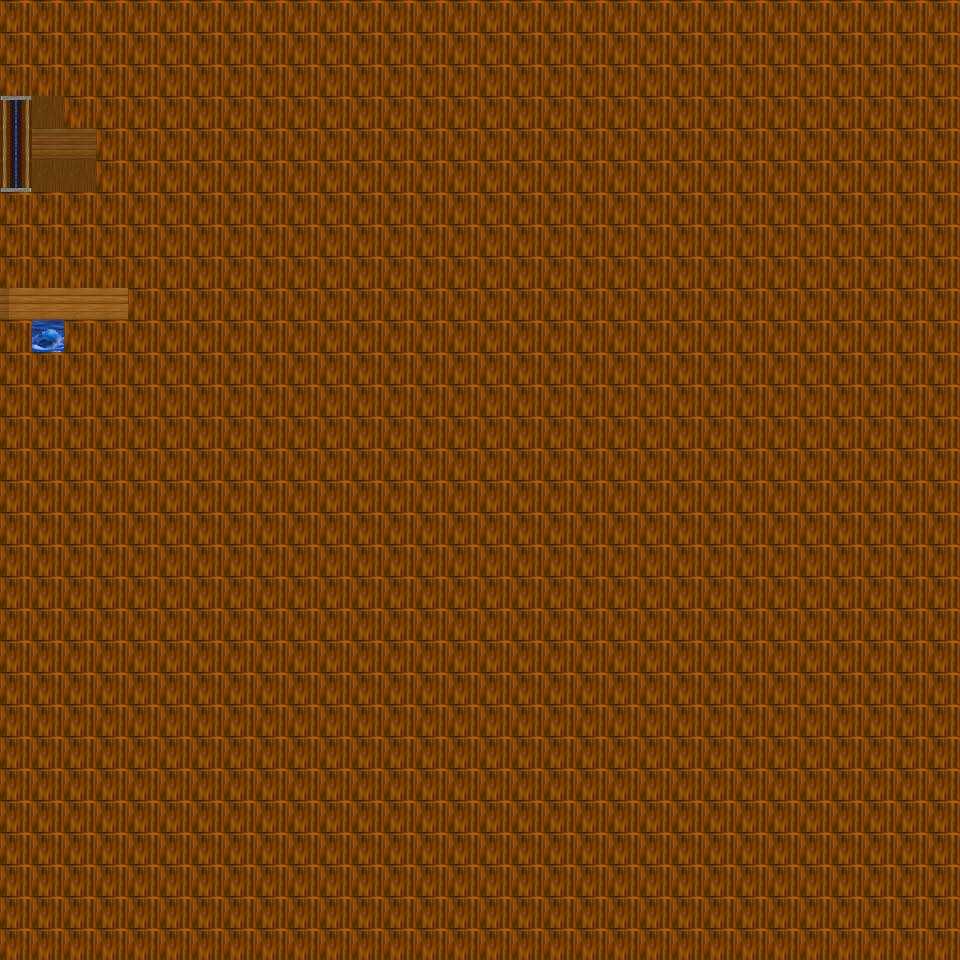

Below is a game level as drawn by its tile map, then a one-line description and the .tmx that defines it (tile-layer data replaced by summaries):
An orthogonal 30x30 tile map with 32x32 px tiles, 6 tile layers (Ground, Object, Object2, Above, ...), 23 tilesets and 2 objects (2x mapExit).

<map version="1.0" orientation="orthogonal" renderorder="right-down" width="30" height="30" tilewidth="32" tileheight="32" nextobjectid="3">
  <tileset firstgid="1" name="tileset_furniture_table_rectangular_with_meals" tilewidth="32" tileheight="32" tilecount="9" columns="3">
    <image source="../drawable/tileset_furniture_table_rectangular_with_meals.png" width="96" height="96" />
  </tileset>
  <tileset firstgid="10" name="tileset_building_fence_fence_wooden" tilewidth="32" tileheight="32" tilecount="12" columns="3">
    <image source="../drawable/tileset_building_fence_fence_wooden.png" width="96" height="128" />
  </tileset>
  <tileset firstgid="22" name="tileset_ground_indoor_brown_hole" tilewidth="32" tileheight="32" tilecount="56" columns="7">
    <image source="../drawable/tileset_ground_indoor_brown_hole.png" width="224" height="256" />
  </tileset>
  <tileset firstgid="78" name="tileset_ground_square_patch" tilewidth="32" tileheight="32" tilecount="9" columns="3">
    <image source="../drawable/tileset_ground_square_patch.png" width="96" height="96" />
  </tileset>
  <tileset firstgid="87" name="tileset_building_wall_bricked_edges" tilewidth="32" tileheight="32" tilecount="25" columns="5">
    <image source="../drawable/tileset_building_wall_bricked_edges.png" width="160" height="160" />
  </tileset>
  <tileset firstgid="112" name="tileset_plant_stump_small_stump" tilewidth="32" tileheight="32" tilecount="4" columns="2">
    <image source="../drawable/tileset_plant_stump_small_stump.png" width="64" height="64" />
  </tileset>
  <tileset firstgid="116" name="tileset_item_pot_barrel" tilewidth="32" tileheight="32" tilecount="2" columns="1">
    <image source="../drawable/tileset_item_pot_barrel.png" width="32" height="64" />
  </tileset>
  <tileset firstgid="118" name="tileset_item_statue_green_stone_2" tilewidth="32" tileheight="32" tilecount="6" columns="2">
    <image source="../drawable/tileset_item_statue_green_stone_2.png" width="64" height="96" />
  </tileset>
  <tileset firstgid="124" name="tileset_item_brush" tilewidth="32" tileheight="32" tilecount="3" columns="1">
    <image source="../drawable/tileset_item_brush.png" width="32" height="96" />
  </tileset>
  <tileset firstgid="127" name="tileset_logic_creature_rodent" tilewidth="32" tileheight="32" tilecount="8" columns="8">
    <image source="../drawable/tileset_logic_creature_rodent.png" width="256" height="32" />
  </tileset>
  <tileset firstgid="135" name="tileset_logic_portal" tilewidth="32" tileheight="32" tilecount="24" columns="8">
    <image source="../drawable/tileset_logic_portal.png" width="256" height="96" />
  </tileset>
  <tileset firstgid="159" name="tileset_logic_collision" tilewidth="32" tileheight="32" tilecount="1" columns="1">
    <image source="../drawable/tileset_logic_collision.png" width="32" height="32" />
  </tileset>
  <tileset firstgid="160" name="tileset_object_boat" tilewidth="32" tileheight="32" tilecount="42" columns="6">
    <image source="../drawable/tileset_object_boat.png" width="192" height="224" />
  </tileset>
  <tileset firstgid="202" name="tileset_object_ship" tilewidth="32" tileheight="32" tilecount="368" columns="16">
    <image source="../drawable/tileset_object_ship.png" width="512" height="736" />
  </tileset>
  <tileset firstgid="570" name="tileset_ground_ground" tilewidth="32" tileheight="32" tilecount="33" columns="3">
    <image source="../drawable/tileset_ground_ground.png" width="96" height="352" />
  </tileset>
  <tileset firstgid="603" name="tileset_ground_water_pool_deep" tilewidth="32" tileheight="32" tilecount="72" columns="3">
    <image source="../drawable/tileset_ground_water_pool_deep.png" width="96" height="768" />
  </tileset>
  <tileset firstgid="675" name="tileset_furniture_light_lights_candle" tilewidth="32" tileheight="32" tilecount="42" columns="6">
    <image source="../drawable/tileset_furniture_light_lights_candle.png" width="192" height="224" />
  </tileset>
  <tileset firstgid="717" name="tileset_light_dim_light_7x5" tilewidth="32" tileheight="32" tilecount="35" columns="7">
    <image source="../drawable/tileset_light_dim_light_7x5.png" width="224" height="160" />
  </tileset>
  <tileset firstgid="752" name="tileset_furniture_light_ship_lamps" tilewidth="32" tileheight="32" tilecount="2" columns="2">
    <image source="../drawable/tileset_furniture_light_ship_lamps.png" width="64" height="32" />
  </tileset>
  <tileset firstgid="754" name="tileset_light_red_light_5x5" tilewidth="32" tileheight="32" tilecount="25" columns="5">
    <image source="../drawable/tileset_light_red_light_5x5.png" width="160" height="160" />
  </tileset>
  <tileset firstgid="779" name="tileset_light_green_light_5x5" tilewidth="32" tileheight="32" tilecount="25" columns="5">
    <image source="../drawable/tileset_light_green_light_5x5.png" width="160" height="160" />
  </tileset>
  <tileset firstgid="804" name="tileset_furniture_bed_double_peach" tilewidth="32" tileheight="32" tilecount="8" columns="2">
    <image source="../drawable/tileset_furniture_bed_double_peach.png" width="64" height="128" />
  </tileset>
  <tileset firstgid="812" name="tileset_ground_water_whirlpool" tilewidth="32" tileheight="32" tilecount="8" columns="1">
    <image source="../drawable/tileset_ground_water_whirlpool.png" width="32" height="256" />
  </tileset>
  <layer name="Ground" width="30" height="30">
    <data>[900 cells, 900 non-empty, 3 distinct tile ids]</data>
  </layer>
  <layer name="Object" width="30" height="30">
    <data>[900 cells, 28 non-empty, 11 distinct tile ids]</data>
  </layer>
  <layer name="Object2" width="30" height="30">
    <data>[900 cells, 10 non-empty, 10 distinct tile ids]</data>
  </layer>
  <layer name="Above" width="30" height="30">
    <data>[900 cells, 0 non-empty, 0 distinct tile ids]</data>
  </layer>
  <layer name="Above2" width="30" height="30">
    <data>[900 cells, 0 non-empty, 0 distinct tile ids]</data>
  </layer>
  <layer name="Walkable" width="30" height="30">
    <data>[900 cells, 887 non-empty, 1 distinct tile ids]</data>
  </layer>
  <objectgroup name="MapEvents">
    <object id="1" name="west" type="mapExit" x="0" y="96" width="32" height="96">
      <properties>
        <property name="map" value="level_0_x221_y94" />
        <property name="x" value="28" />
        <property name="y" value="3" />
      </properties>
    </object>
    <object id="2" name="west2" type="mapExit" x="0" y="288" width="32" height="32">
      <properties>
        <property name="map" value="level_0_x221_y94" />
        <property name="x" value="28" />
        <property name="y" value="9" />
      </properties>
    </object>
  </objectgroup>
</map>
